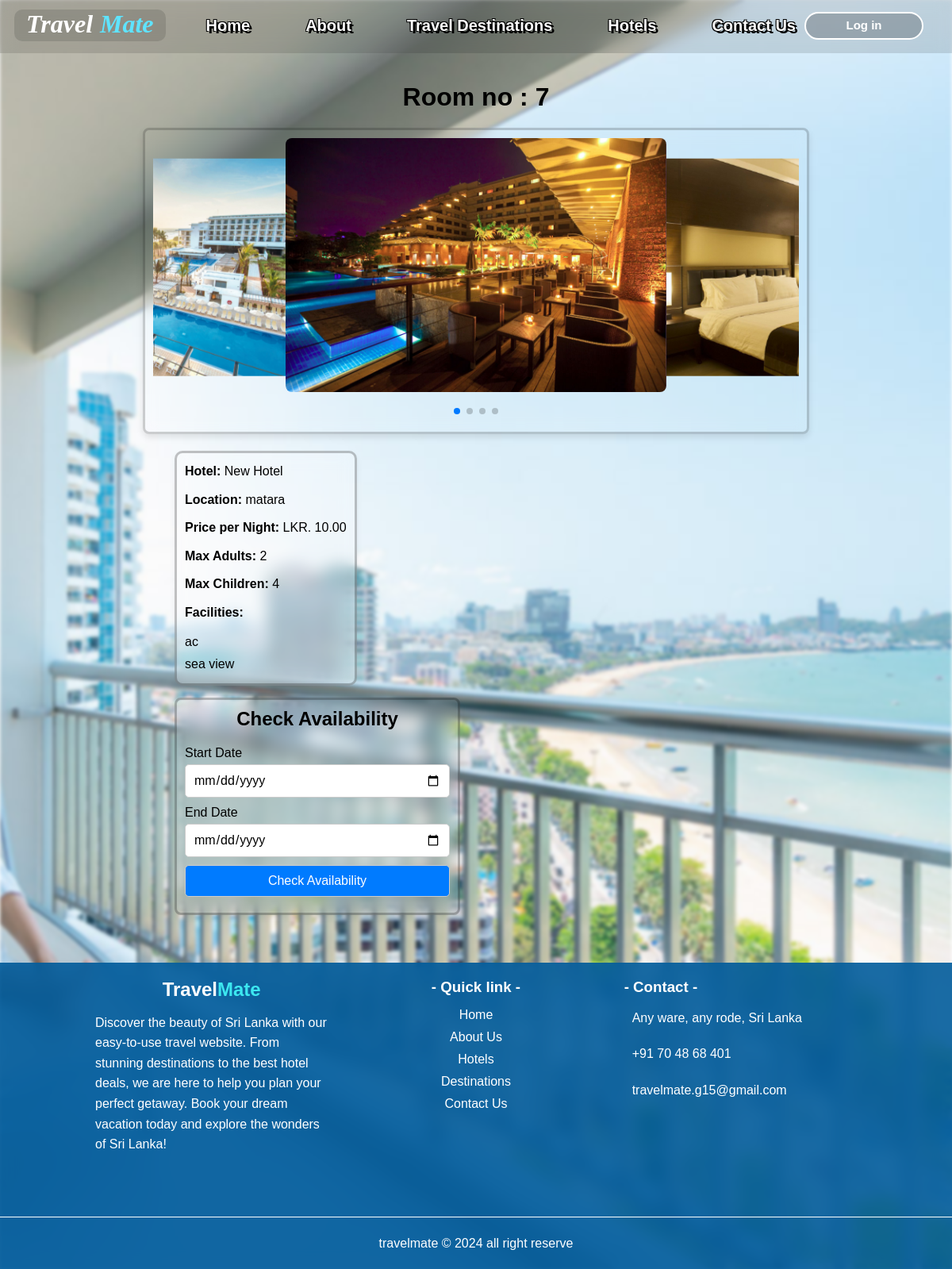
The app's page /room_details.php?id=14 with its own data.
### tables this page shows
CREATE TABLE `rooms` (
  `room_id` int(11) NOT NULL,
  `hotel_id` int(11) DEFAULT NULL,
  `room_name` varchar(255) NOT NULL,
  `room_number` int(255) NOT NULL,
  `price_per_night` decimal(10,2) NOT NULL,
  `max_adults` int(11) NOT NULL,
  `max_children` int(11) NOT NULL,
  `availability` varchar(255) NOT NULL,
  `hotel_name` varchar(255) DEFAULT NULL,
  `facilities` varchar(255) NOT NULL
);

CREATE TABLE `hotels` (
  `hotel_id` int(11) NOT NULL,
  `hotel_name` varchar(100) NOT NULL,
  `total_rooms` int(11) NOT NULL,
  `user_id` int(11) DEFAULT NULL,
  `description` varchar(20) NOT NULL,
  `location` varchar(255) DEFAULT NULL,
  `city_id` int(255) NOT NULL
);

### room_details.php (the view, shortened to what this page needs)
<?php
include('config.php');
if (isset($_GET['id']) && !empty($_GET['id'])) {
    $room_id = $conn->real_escape_string($_GET['id']);
    $stmt = $conn->prepare("SELECT rooms.*, hotels.hotel_name AS hotel_name, hotels.location
                            FROM rooms
                            JOIN hotels ON rooms.hotel_id = hotels.hotel_id
                            WHERE rooms.room_id = ?");
    $stmt->bind_param("i", $room_id);
    $stmt->execute();
    $result = $stmt->get_result();
    if ($result->num_rows > 0) {
        $room = $result->fetch_assoc();
    } else {
        echo "<p>Room not found.</p>";
        exit;
    }
    $stmt = $conn->prepare("SELECT image_path FROM room_images WHERE room_id = ?");
    $stmt->bind_param("i", $room_id);
    $stmt->execute();
    $imgResult = $stmt->get_result();
    $images = [];
    if ($imgResult->num_rows > 0) {
        while ($row = $imgResult->fetch_assoc()) {
            $images[] = $row['image_path'];
        }
    }
} else {
    echo "<p>No room specified.</p>";
    exit;
}
?>
<!DOCTYPE html>
<html lang="en">
<head>
    <link rel="stylesheet" href="room_details.css">
    <link rel="stylesheet" href="https://unpkg.com/swiper/swiper-bundle.min.css">
</head>
<body>
    <div class="background"></div>
    <?php include 'header.php'; ?>
    <h1>Room no : <?php echo htmlspecialchars($room['room_number']); ?></h1>
    <div class="container">
        <section class="gallery" id="gallery">
            <div class="swiper">
                <div class="swiper-wrapper">
                    <?php foreach ($images as $image): ?>
                            <img src="<?php echo htmlspecialchars($image); ?>" class="swiper-slide" alt="Room Image">
                    <?php endforeach; ?>
                </div>
                <div class="swiper-pagination"></div>
            </div>
        </section>
        <section class="room-details">
            <p><strong>Hotel:</strong> <?php echo htmlspecialchars($room['hotel_name']); ?></p>
            <p><strong>Location:</strong> <?php echo htmlspecialchars($room['location']); ?></p>
            <p><strong>Price per Night: </strong> LKR. <?php echo htmlspecialchars($room['price_per_night']); ?></p>
            <p><strong>Max Adults:</strong> <?php echo htmlspecialchars($room['max_adults']); ?></p>
            <p><strong>Max Children:</strong> <?php echo htmlspecialchars($room['max_children']); ?></p>
            <p><strong>Facilities:</strong></p>
            <ul>
                <?php
                $facilities = explode("\n", $room['facilities']);
                foreach ($facilities as $facility): ?>
                    <li><?php echo htmlspecialchars($facility); ?></li>
                <?php endforeach; ?>
            </ul>
        </section>
        <section class="availability" id="availability">
            <h2>Check Availability</h2>
            <form action="room_details.php?id=<?php echo htmlspecialchars($room_id); ?>" method="POST">
                <label for="start_date">Start Date</label>
                <input type="date" id="start_date" name="start_date" required>
                <label for="end_date">End Date</label>
                <input type="date" id="end_date" name="end_date" required>
                <button type="submit" name="check_availability" id="check-availability">Check Availability</button>
            </form>
        </section>
    </div>
    <div class="foot">
    <?php include 'footer.php'; ?>
    </div>
</body>
</html>

### header.php (shortened to what this page needs)
<!DOCTYPE html>
<html lang="en">
     <head>
          <link href="https://unpkg.com/boxicons@2.1.4/css/boxicons.min.css" rel="stylesheet"/>
          <link href="https://cdn.jsdelivr.net/npm/remixicon@3.2.0/fonts/remixicon.css" rel="stylesheet"/>
          <link rel="stylesheet" type="text/css" href="header.css">
     </head>
     <body>
     <header class="header">
        <nav>
            <div class="navbar">
                <h3 class="logo"><span>
                    <span class="t-span1">Travel</span>
                    <span class="t-span2">Mate</span>
                </span></h3>
                <ul id="nav-menu">
                <?php
                    if (isset($_SESSION['user_id'])) {
                        if ($_SESSION['user_type'] == 'hotel_admin') {
                            echo '<li><a href="hotel_dashboard.php">Home</a></li>';
                        } elseif ($_SESSION['user_type'] == 'user') {
                            echo '<li><a href="index.php">Home</a></li>';
                        } else {
                            echo '<li><a href="index.php">Home</a></li>';
                        }
                    } else {
                        echo '<li><a href="index.php">Home</a></li>';
                    }
                ?>
                    <li><a href="about.php">About</a></li>
                    <li><a href="travel_destination.php">Travel Destinations</a></li>
                    <?php
                    if (isset($_SESSION['user_id'])) {
                         if ($_SESSION['user_type'] == 'hotel_admin') {
                            echo '<li><a href="add_room.php">Add New Room</a></li>';
                         } elseif ($_SESSION['user_type'] == 'user') {
                              echo '<li><a href="hotel_list.php">Hotels</a></li>';
                         } else {
                              echo '<li><a href="hotel_list.php">Hotels</a></li>';
                         }
                    } else {
                         echo '<li><a href="hotel_list.php">Hotels</a></li>';
                     }
                    ?>
                    <li><a href="#">Contact Us</a></li>
                </ul>
                <?php
                if (isset($_SESSION['user_id'])) {
                    echo '<a id="login" href="profile.php"><b>Profile</b></a>';
                } else {
                    echo '<a id="login" href="login.html"><b>Log in</b></a>';
                }
                ?>
            </div>
        </nav>
    </header>
     </body>
</html>

### footer.php (shortened to what this page needs)
<!DOCTYPE html>
<html lang="en">
   <head>
      <link rel="stylesheet" href="footer.css">
   </head>
   <body>
      <footer>
         <div class="footer-container">
            <div class="footer-column">
                  <h2>Travel<span>Mate</span></h2>
                  <p>Discover the beauty of Sri Lanka with our easy-to-use travel website. From stunning destinations to the best hotel deals, we are here to help you plan your perfect getaway. Book your dream vacation today and explore the wonders of Sri Lanka!</p>
                  <div class="social-icons">
                  </div>
            </div>
            <div class="footer-column">
                  <h3>- Quick link -</h3>
                  <ul>
                     <?php
                        if (isset($_SESSION['user_id'])) {
                              if ($_SESSION['user_type'] == 'hotel_admin') {
                                 echo '<li><a href="hotel_dashboard.php">Home</a></li>';
                              } elseif ($_SESSION['user_type'] == 'user') {
                                 echo '<li><a href="index.php">Home</a></li>';
                              } else {
                                 echo '<li><a href="index.php">Home</a></li>';
                              }
                        } else {
                              echo '<li><a href="index.php">Home</a></li>';
                        }
                     ?>
                     <li><a href="about.php">About Us</a></li>
                     <?php
                    if (isset($_SESSION['user_id'])) {
                         if ($_SESSION['user_type'] == 'hotel_admin') {
                            echo '<li><a href="add_room.php">Add New Room</a></li>';
                         } elseif ($_SESSION['user_type'] == 'user') {
                              echo '<li><a href="hotel_list.php">Hotels</a></li>';
                         } else {
                              echo '<li><a href="hotel_list.php">Hotels</a></li>';
                         }
                    } else {
                         echo '<li><a href="hotel_list.php">Hotels</a></li>';
                     }
                    ?>
                     <li><a href="travel_destination.php">Destinations</a></li>
                     <li><a href="#">Contact Us</a></li>
                  </ul>
            </div>
            <div class="footer-column">
               <div class="ct">
                  <h3> -  Contact  -</h3>
                  <p><i class="fas fa-map-marker-alt"></i> Any ware, any rode, Sri Lanka</p>
                  <p><i class="fas fa-phone-alt"></i> +91 70 48 68 401</p>
                  <p><i class="fas fa-envelope"></i> travelmate.g15@gmail.com</p>
               </div>
            </div>
         </div>
         <div class="footer-bottom">
            <p>travelmate &copy; 2024 all right reserve</p>
         </div>
      </footer>
   </body>
</html>

### room_details.css (style rules this page uses)
* { margin: 0; padding: 0; box-sizing: border-box; text-decoration: none; border: none; scroll-behavior: smooth; font-family: 'Josefin Sans', sans-serif; }
body { padding: 0 20px; }
.foot { margin-left: -20px; margin-right: -20px; }
.background { background: url("Images/r.jpg")no-repeat center center/cover; filter: blur(2px); position: fixed; top: 0; left: 0; right: 0; bottom: 0; z-index: -1; background-position: center; background-repeat: no-repeat; background-size: cover; }
.container { display: flex; flex-wrap: wrap; justify-content: space-between; gap: 5px; padding: 20px; }
h2 { margin-bottom: 10px; text-align: center; }
h1 { text-align: center; padding-top: 10px; margin-top: 4rem; }
p { margin-bottom: 10px; line-height: 1.6; }
strong { font-weight: bold; }
form { margin-top: 20px; }
label { display: block; margin-bottom: 5px; }
input[type="date"], #check-availability, #book-now-btn { padding: 10px; font-size: 16px; margin-bottom: 10px; width: 100%; border-radius: 5px; border: 1px solid #ccc; }
#check-availability, #book-now-btn { background-color: #007bff; color: #fff; cursor: pointer; }
.gallery { width: 75%; padding: 10px; border: 3px solid #0000002e; border-radius: 8px; box-shadow: 0 4px 8px rgba(0, 0, 0, 0.1); backdrop-filter: blur(8.5px); margin: 0 auto 2vh ; }
.gallery img { width: 40vw; height: auto; border-radius: 8px; object-fit: cover; margin-bottom: 40px; user-select: none; }
.swiper-pagination-bullets.swiper-pagination-horizontal { bottom: 0; }
.availability { width: 30vw; padding: 10px; backdrop-filter: blur(10px); border: 3px solid #0000003c; border-radius: 8px; box-shadow: 0 4px 8px rgba(0, 0, 0, 0.055); margin: 10px 15vw; }
.room-details { display: block; height: fit-content; padding: 10px; justify-content: center; margin-left: 15vw; background-color: #ffffff3a; backdrop-filter: blur(10px); border: 3px solid #0000003c; border-radius: 10px; box-shadow: 0 4px 8px rgba(0, 0, 0, 0.055); transition: 0.3s ease; }
.room-details ul { list-style-type: none; padding: 0; }
.room-details li { padding: 5px 0; }

### header.css (style rules this page uses)
.logo { font-style: italic; font-size: 32px; transition: .5s ease; background-color: rgba(0, 0, 0, 0.121); padding: 0 15px 3px 15px; border-radius: 10px; }
.t-span1 { color: #ffffff; font-family: 'Times New Roman', Times, serif; }
.t-span2 { color: #5ee4ff; font-family: 'Times New Roman', Times, serif; }
*, *::before, *::after { box-sizing: border-box; }
header { width: 100%; height: 30px; }
.navbar { width: 100%; height: 4.2rem; position: fixed; background: rgba(0, 0, 0, 0.119); backdrop-filter: blur(10px); top: 0; left: 0; padding: .8% 3% 1% 1.5%; display: flex; justify-content: space-between; align-items: center; z-index: 100; }
.header ul { text-decoration: none; font-family: Arial, sans-serif; display: flex; align-items: center; gap: 10px; list-style: none; transition: left .3s ease; }
.header ul li a { text-decoration: none; font-weight: bold; text-transform: capitalize; font-size: 20px; color: #ffffff; margin-left: 40px; padding: 10px; transition: .3s; text-shadow: -1px -1px 0 #000, 1px -1px 0 #000, -1px 1px 0 #000, 3px 3px 0 #000; }
@media (min-width: 1185px) { .navbar ul { display: flex; } }
#login { text-decoration: none; width: 150px; height: 35px; font-size: 15px; text-align: center; background-color: #00000034; border: 2px solid #fff; outline: none; border-radius: 25px; cursor: pointer; color: #fff; transition: .5s ease; line-height: 200%; }

### footer.css (style rules this page uses)
* { margin: 0; padding: 0; box-sizing: border-box; }
body { font-family: Arial, sans-serif; }
footer { margin-top: 30px; padding-top: 20px; padding-bottom: 10px; background-color: #005b9ce6; backdrop-filter: blur(10px); color: white; }
.footer-container { display: flex; justify-content: space-around; text-align: left; padding: 0 100px; }
.footer-column { flex: 1; margin: 0 20px; text-decoration: none; text-align: center; }
.footer-column h2, .footer-column h3 { color: #ffffff; margin-bottom: 15px; }
.ct { text-align: left; }
.footer-column h2 span { color: #3ce7f0; }
.footer-column p { color: #ffffff; margin-bottom: 20px; text-align: left; }
.footer-column ul { list-style-type: none; }
.footer-column ul li a { color: white; text-decoration: none; margin-bottom: 10px; display: block; }
.social-icons { margin-top: 20px; }
.footer-bottom { text-align: center; margin-top: 30px; padding-top: 20px; border-top: 1px solid white; }
.footer-bottom p { color: white; }
.footer-column a { color: white; text-decoration: none; }

### records on screen
rooms: room_number "7", hotel.hotel_name "New Hotel", hotel.location "matara", price_per_night "10.00", max_adults "2", max_children "4", facilities "ac", facilities "sea view"
